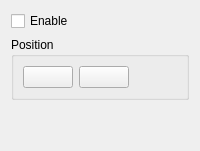
         <widget class="QWidget" name="tab_2">
          <attribute name="title">
           <string>Workout Stats</string>
          </attribute>
          <layout class="QVBoxLayout" name="verticalLayout_5">
           <item>
            <widget class="QCheckBox" name="checkBox_enableCalories">
             <property name="text">
              <string>Enable</string>
             </property>
            </widget>
           </item>
           <item>
            <widget class="QGroupBox" name="groupBox_10">
             <property name="title">
              <string>Position</string>
             </property>
             <layout class="QHBoxLayout" name="horizontalLayout_16">
              <item>
               <widget class="QPushButton" name="pushButton_leftInfoWorkout">
                <property name="minimumSize">
                 <size>
                  <width>50</width>
                  <height>0</height>
                 </size>
                </property>
                <property name="text">
                 <string/>
                </property>
                <property name="icon">
                 <iconset resource="../MyResources.qrc">
                  <normaloff>:/image/icon/leftArrow</normaloff>:/image/icon/leftArrow</iconset>
                </property>
               </widget>
              </item>
              <item>
               <widget class="QPushButton" name="pushButton_rightInfoWorkout">
                <property name="minimumSize">
                 <size>
                  <width>50</width>
                  <height>0</height>
                 </size>
                </property>
                <property name="text">
                 <string/>
                </property>
                <property name="icon">
                 <iconset resource="../MyResources.qrc">
                  <normaloff>:/image/icon/rightArrow</normaloff>:/image/icon/rightArrow</iconset>
                </property>
               </widget>
              </item>
              <item>
               <spacer name="horizontalSpacer_16">
                <property name="orientation">
                 <enum>Qt::Horizontal</enum>
                </property>
                <property name="sizeHint" stdset="0">
                 <size>
                  <width>40</width>
                  <height>20</height>
                 </size>
                </property>
               </spacer>
              </item>
             </layout>
            </widget>
           </item>
           <item>
            <spacer name="verticalSpacer_6">
             <property name="orientation">
              <enum>Qt::Vertical</enum>
             </property>
             <property name="sizeHint" stdset="0">
              <size>
               <width>20</width>
               <height>40</height>
              </size>
             </property>
            </spacer>
           </item>
          </layout>
         </widget>
